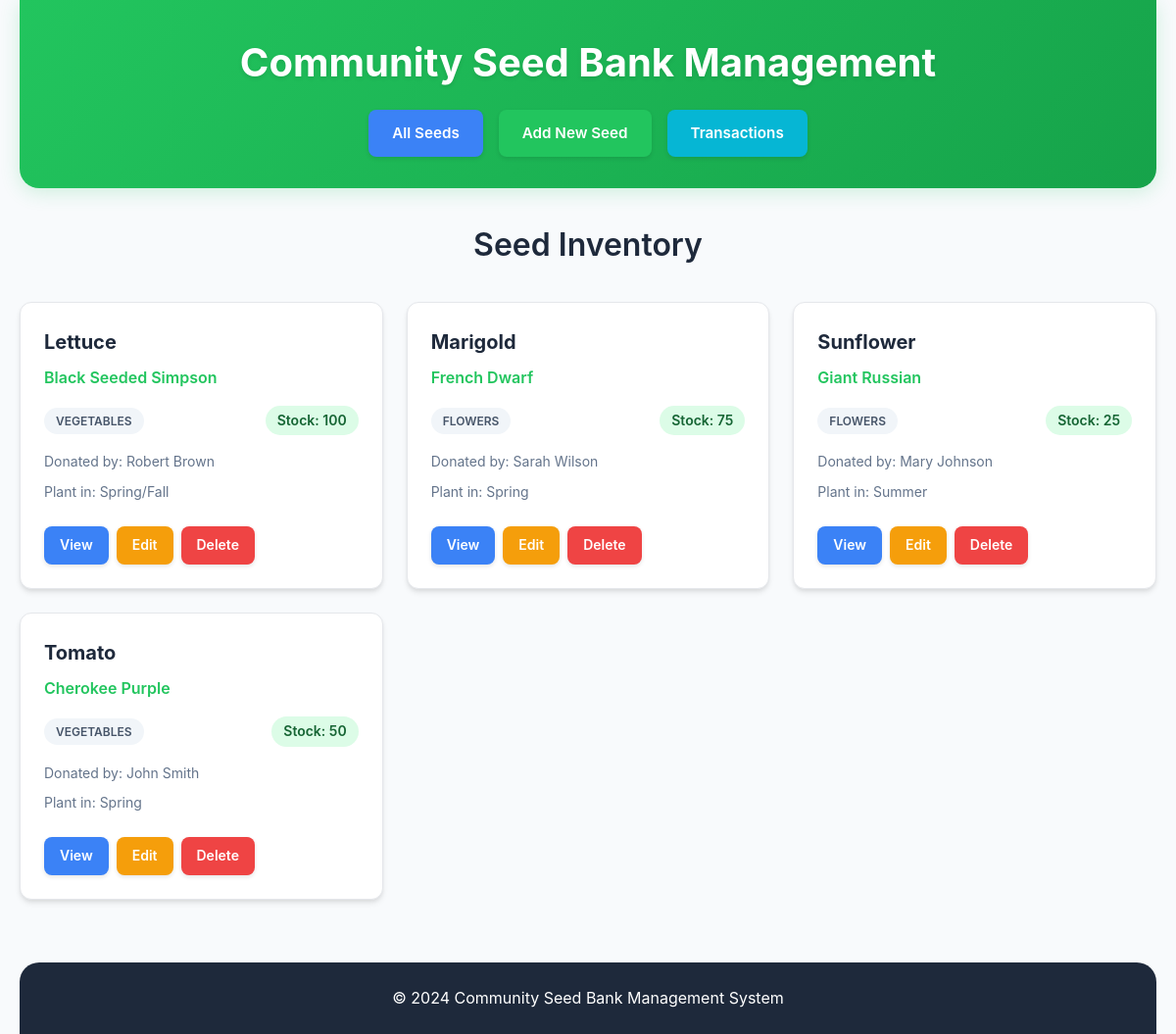
The page / on the database its author committed.
### tables this page shows
CREATE TABLE IF NOT EXISTS seeds (
    id INT PRIMARY KEY AUTO_INCREMENT,
    name VARCHAR(100) NOT NULL,
    variety VARCHAR(100) NOT NULL,
    category VARCHAR(50) NOT NULL,
    donor_name VARCHAR(100) NOT NULL,
    donor_email VARCHAR(100) NOT NULL,
    quantity_in_stock INT DEFAULT 0,
    planting_season VARCHAR(50),
    description TEXT,
    date_added TIMESTAMP DEFAULT CURRENT_TIMESTAMP
);

### src/Database.php (called while the page is built, shortened)
<?php
class Database {
    private $host = 'localhost';
    private $username = 'seedbank_user';
    private $password = 'Mypassword@02';
    private $database = 'seedbank_db';
    private $connection;
    private function connect() {
        try {
            $this->connection = new mysqli($this->host, $this->username, $this->password, $this->database);
            $this->connection->set_charset("utf8");
        } catch (Exception $e) {
            die("Database connection error: " . $e->getMessage());
        }
    }
    public function executeQuery($sql, $types = "", $params = []) {
        try {
            $stmt = $this->connection->prepare($sql);
            $stmt->execute();
            return $stmt;
        } catch (Exception $e) {
            die("Query error: " . $e->getMessage());
        }
    }
}?><?php

### src/Seed.php (called while the page is built, shortened)
<?php
require_once 'Database.php';
class Seed {
    private $db;
    public function __construct() {
        $this->db = new Database();
    }
    public function getAll() {
        $sql = "SELECT * FROM seeds ORDER BY name ASC";
        $stmt = $this->db->executeQuery($sql);
        $result = $stmt->get_result();
        $seeds = $result->fetch_all(MYSQLI_ASSOC);
        return $seeds;
    }
}

### public/index.php (the view, shortened to what this page needs)
<?php
    require_once '../src/Seed.php';
    $seedModel = new Seed();
    $seeds = $seedModel->getAll();
?>
<!DOCTYPE html>
<html lang="en">
<head>
    <link rel="stylesheet" href="../assets/index.css">
</head>
<body>
    <div class="container">
        <header>
            <h1> Community Seed Bank Management</h1>
            <nav>
                <a href="index.php" class="btn btn-primary">All Seeds</a>
                <a href="create_seed.php" class="btn btn-success">Add New Seed</a>
                <a href="transactions.php" class="btn btn-info">Transactions</a>
            </nav>
        </header>
        <main>
            <h2>Seed Inventory</h2>
            <?php if (empty($seeds)): ?>
                <div class="alert alert-info">
                    <p>No seeds in the database yet. <a href="create_seed.php">Add the first seed</a>!</p>
                </div>
            <?php else: ?>
                <div class="seeds-grid">
                    <?php foreach ($seeds as $seed): ?>
                        <div class="seed-card">
                            <h3><?php echo htmlspecialchars($seed['name']); ?></h3>
                            <p class="variety"><?php echo htmlspecialchars($seed['variety']); ?></p>
                            <div class="seed-details">
                                <span class="category"><?php echo htmlspecialchars($seed['category']); ?></span>
                                <span class="stock <?php echo $seed['quantity_in_stock'] < 10 ? 'low-stock' : ''; ?>">
                                    Stock: <?php echo $seed['quantity_in_stock']; ?>
                                </span>
                            </div>
                            <p class="donor">Donated by: <?php echo htmlspecialchars($seed['donor_name']); ?></p>
                            <p class="season">Plant in: <?php echo htmlspecialchars($seed['planting_season']); ?></p>
                            <div class="actions">
                                <a href="view_seed.php?id=<?php echo $seed['id']; ?>" class="btn btn-primary btn-sm">View</a>
                                <a href="edit_seed.php?id=<?php echo $seed['id']; ?>" class="btn btn-warning btn-sm">Edit</a>
                                <a href="delete_seed.php?id=<?php echo $seed['id']; ?>"
                                   class="btn btn-danger btn-sm"
                                   onclick="return confirm('Are you sure you want to delete this seed?')">Delete</a>
                            </div>
                        </div>
                    <?php endforeach; ?>
                </div>
            <?php endif; ?>
        </main>
        <footer>
            <p>&copy; 2024 Community Seed Bank Management System</p>
        </footer>
    </div>
</body>
</html>

### public/assets/index.css (style rules this page uses)
* { margin: 0; padding: 0; box-sizing: border-box; }
body { font-family: -apple-system, BlinkMacSystemFont, 'Segoe UI', 'Roboto', 'Oxygen', 'Ubuntu', 'Cantarell', sans-serif; line-height: 1.6; color: #333; background-color: #f8fafc; min-height: 100vh; }
.container { max-width: 1200px; margin: 0 auto; padding: 0 20px; min-height: 100vh; display: flex; flex-direction: column; }
header { background: linear-gradient(135deg, #22c55e 0%, #16a34a 100%); color: white; padding: 2rem 0; margin-bottom: 2rem; border-radius: 0 0 20px 20px; box-shadow: 0 4px 20px rgba(34, 197, 94, 0.2); }
header h1 { font-size: 2.5rem; font-weight: 700; margin-bottom: 1rem; text-align: center; text-shadow: 0 2px 4px rgba(0, 0, 0, 0.1); }
nav { display: flex; justify-content: center; gap: 1rem; flex-wrap: wrap; }
.btn { display: inline-block; padding: 0.75rem 1.5rem; text-decoration: none; border-radius: 8px; font-weight: 600; font-size: 0.95rem; transition: all 0.3s ease; border: none; cursor: pointer; text-align: center; box-shadow: 0 2px 4px rgba(0, 0, 0, 0.1); }
.btn-primary { background: #3b82f6; color: white; }
.btn-success { background: #22c55e; color: white; }
.btn-warning { background: #f59e0b; color: white; }
.btn-danger { background: #ef4444; color: white; }
.btn-info { background: #06b6d4; color: white; }
.btn-sm { padding: 0.5rem 1rem; font-size: 0.875rem; }
main { flex: 1; padding-bottom: 2rem; }
main h2 { font-size: 2rem; color: #1e293b; margin-bottom: 2rem; text-align: center; font-weight: 600; }
.seeds-grid { display: grid; grid-template-columns: repeat(auto-fill, minmax(300px, 1fr)); gap: 1.5rem; margin-top: 2rem; }
.seed-card { background: white; border-radius: 12px; padding: 1.5rem; box-shadow: 0 4px 6px -1px rgba(0, 0, 0, 0.1), 0 2px 4px -1px rgba(0, 0, 0, 0.06); transition: all 0.3s ease; border: 1px solid #e5e7eb; position: relative; }
.seed-card h3 { font-size: 1.25rem; font-weight: 700; color: #1e293b; margin-bottom: 0.5rem; }
.seed-card .variety { font-size: 1rem; color: #22c55e; font-weight: 600; margin-bottom: 1rem; }
.seed-details { display: flex; justify-content: space-between; align-items: center; margin-bottom: 1rem; gap: 0.5rem; }
.category { background: #f1f5f9; color: #475569; padding: 0.25rem 0.75rem; border-radius: 20px; font-size: 0.75rem; font-weight: 600; text-transform: uppercase; }
.stock { font-weight: 600; padding: 0.25rem 0.75rem; border-radius: 20px; font-size: 0.875rem; background: #dcfce7; color: #166534; }
.seed-card .donor, .seed-card .season { font-size: 0.875rem; color: #64748b; margin-bottom: 0.5rem; }
.actions { display: flex; gap: 0.5rem; margin-top: 1.5rem; flex-wrap: wrap; }
footer { background: #1e293b; color: white; text-align: center; padding: 1.5rem 0; margin-top: 2rem; border-radius: 20px 20px 0 0; }

### rows shown on the page
seeds: name "Lettuce", variety "Black Seeded Simpson", category "VEGETABLES", quantity_in_stock "100", donor_name "Robert Brown", planting_season "Spring/Fall"
seeds: name "Marigold", variety "French Dwarf", category "FLOWERS", quantity_in_stock "75", donor_name "Sarah Wilson", planting_season "Spring"
seeds: name "Sunflower", variety "Giant Russian", category "FLOWERS", quantity_in_stock "25", donor_name "Mary Johnson", planting_season "Summer"
seeds: name "Tomato", variety "Cherokee Purple", category "VEGETABLES", quantity_in_stock "50", donor_name "John Smith", planting_season "Spring"
